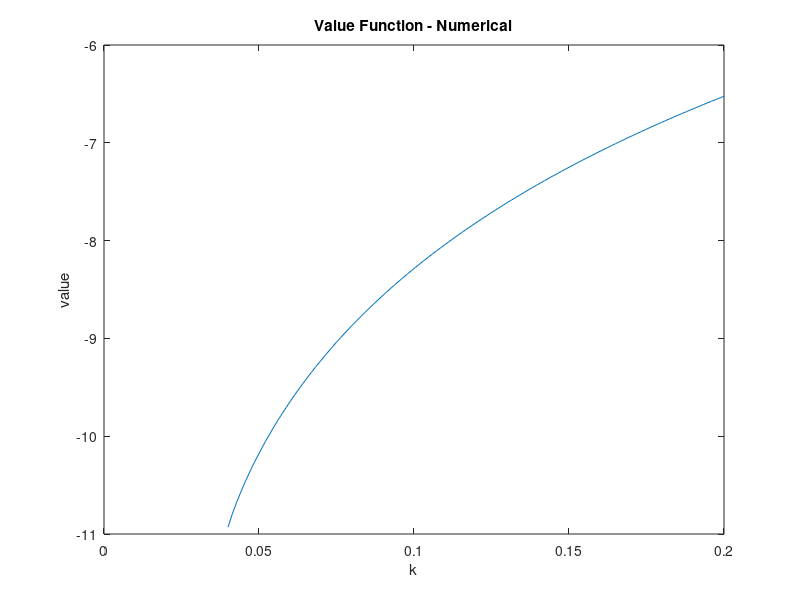
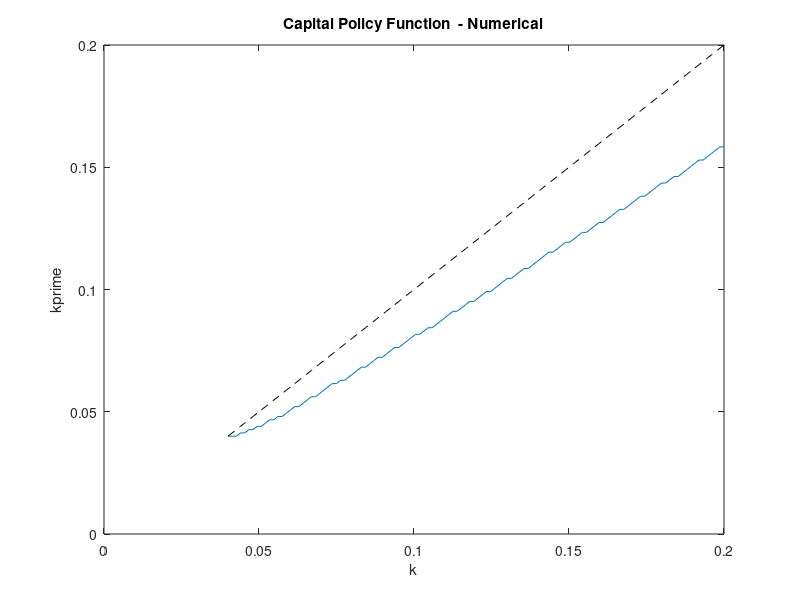
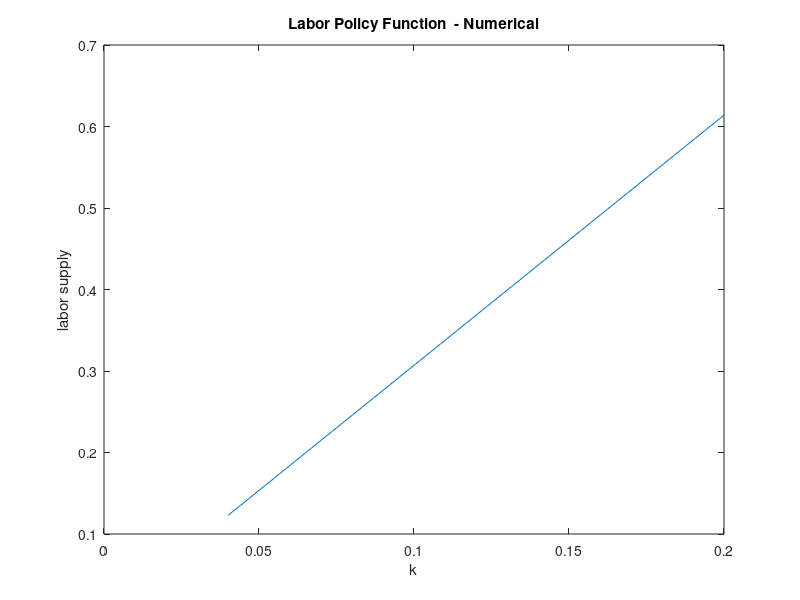
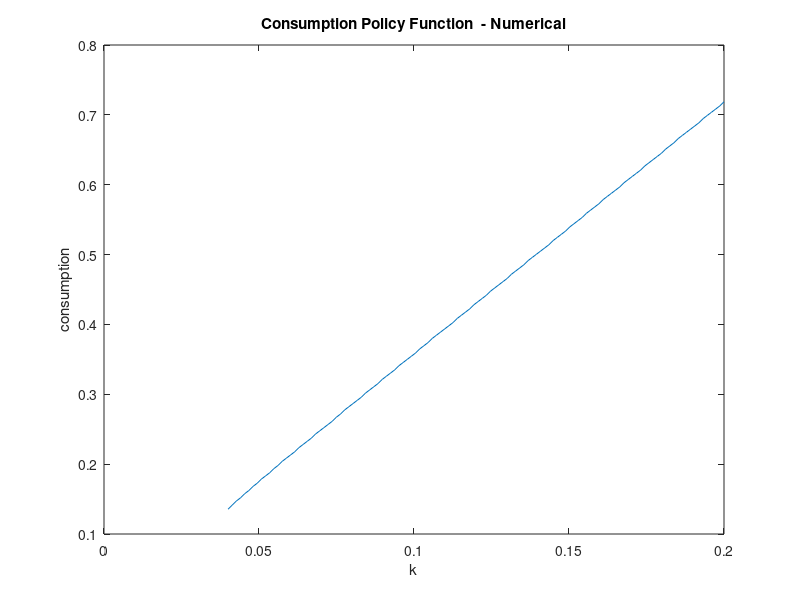

Recreate these plots in MATLAB, in order.
% This m-file solves the numerics of problem set 2, question 2
% Coded by Cezar Santos, Pilar Alcalde, and Devin Reilly
clear all; clc; close all;

tic                     % initializing the timer

% PARAMETERS  
aalpha = 0.3; 
bbeta = 0.6;
A = 2;
max_iter = 10000;
tol = 1.0e-6;
n_grid = 120;           % numbers of elements in the grid, changes in different questions

% % % % A = (1/(bbeta*aalpha))^aalpha*(1-aalpha)^(aalpha-1);

% PRELIMINARIES
% 1. Set the grid for this period's capital. For questions 4 and 5, it
% would be (n_grid=6)
% k = linspace(1,11,n_grid)';
% and for questions 6, 7, and 8, it would be (n_grid)=220
% k = linspace(0.05,11,n_grid)';

k = linspace(0.04,0.2,n_grid)';     

% 2. Compute this period's utility for each k, k'
%    This will be useful in the actual iteration (the flow utilities will
%    never change in the iteration even as the value function updates).
%    Note: We use our FOC w.r.t. labor supply n to get closed form
%    of n in terms of k: n = ((1-alpha)*A)^(1/alpha)*k gives our optimal
%    labor supply for any given k. Then we substitute in for it, and
%    can solve just for optimal k'.
utility = zeros(n_grid, n_grid);
cons = zeros(n_grid, n_grid);
for ii = 1:n_grid       %Today's capital
    for jj = 1:n_grid   %Tomorrow's capital
        help = A * (k(ii)^aalpha)*(((1-aalpha)*A)^(1/aalpha)*k(ii)).^(1-aalpha) -...
            k(jj) - ((1-aalpha)*A)^(1/aalpha)*k(ii);  %Calculate implied consumption
        if help > 0             %If consumption positive, flow utility
            utility(ii,jj) = log(help);
        else                    %If cons <= 0, penalize with a large number
            utility(ii,jj) = -99999;
        end
        
        cons(ii,jj) = A * (k(ii)^aalpha)*(((1-aalpha)*A)^(1/aalpha)*k(ii)).^(1-aalpha) - k(jj);
        if cons <= 0
            utility(ii,jj)= -99999;
        end
    end
end

% 3. Value function iteration
iter = 0;                % Start iteration number at 0
diff = tol + 1;          % To make sure loop actually starts
v0 = zeros(n_grid,1);    % Initial guess for the value function
v_possible = zeros(n_grid, n_grid);
while diff > tol  &&  iter < max_iter
    iter = iter + 1;
    v_possible = utility + bbeta*ones(n_grid,1)*v0';
    [v1 ind] = max(v_possible,[],2);
    kpolicy = k(ind);
    npolicy = ((1-aalpha)*A)^(1/aalpha)*k;
    diff = max(abs(v1 - v0));
    v0 = v1;
end

% VALUE FUNCTION AND GRAPH
figure(1)
plot(k, v1)
title('Value Function - Numerical')
xlabel('k')
ylabel('value')

% CAPITAL POLICY FUNCTION AND GRAPH
figure(2)
plot(k, kpolicy)
hold on;
plot(k, k, 'k--')
title('Capital Policy Function  - Numerical')
xlabel('k')
ylabel('kprime')

% LABOR POLICY FUNCTION AND GRAPH
figure(3)
plot(k, npolicy)
title('Labor Policy Function  - Numerical')
xlabel('k')
ylabel('labor supply')

cpol = A*npolicy.^(1-aalpha).*k.^aalpha - kpolicy;

% CONSUMPTION POLICY FUNCTION AND GRAPH
figure(4)
plot(k, cpol)
title('Consumption Policy Function  - Numerical')
xlabel('k')
ylabel('consumption')

% Simulation 

kt    = 0.04;
[C,I] = min(abs(k-kt));

kt1 = zeros(50,1);
ct  = zeros(50,1);

kt1(1,1) = kpolicy(I,1);
ct(1,1)  = cpol(I,1);

for ii = 2:length(kt1)
    kt1aux  = find(kt1(ii-1,1)==k);
    kt1(ii) = kpolicy(kt1aux);
    ct(ii)  = A*kt1(ii-1,1)^aalpha-kt1(ii);
end

